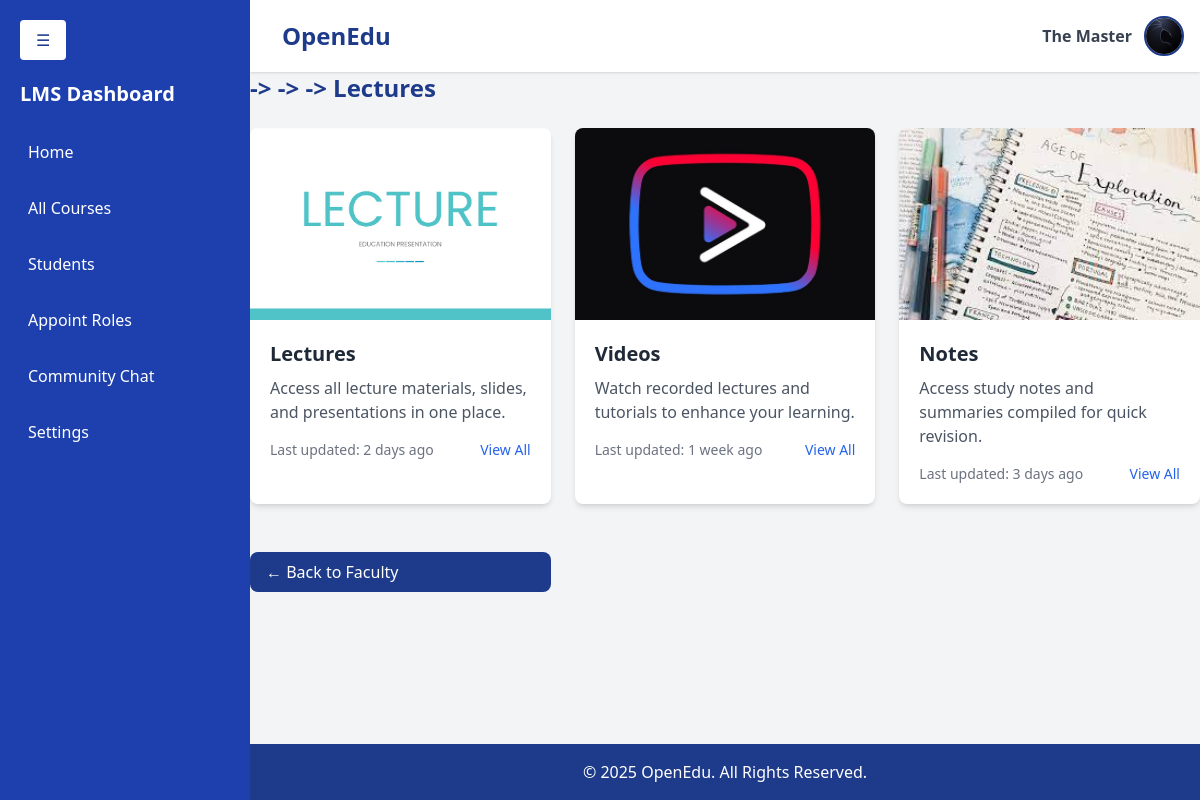
/lms/department=7/course=3/faculty=1 (signed in), run on the app's committed database.
### accounts/models.py (models this page shows, shortened)
class User(AbstractUser):
    contact = models.CharField(max_length=15, blank=True, null=True)
    profilepicture = models.ImageField(upload_to='images/profilepictures', blank=True, null=True,default='images/profilepictures/rafid1.jpg')
    role=models.TextField(default='user')
    course=models.IntegerField(default=-1)
    department=models.IntegerField(default=-1)
    groups = models.ManyToManyField(
        'auth.Group',
        related_name='custom_user_set',
        blank=True
    )
    user_permissions = models.ManyToManyField(
        'auth.Permission',
        related_name='custom_user_permissions_set',
        blank=True
    )

### lms/views.py (the view)
# urls.py: path('department=<int:dept_id>/course=<int:course_id>/faculty=<int:fac_id>',fac_lecs, name='fac_lecs'),
@login_required
def fac_lecs(request, dept_id, course_id,fac_id):
    context = {'department': dept_id, 'faculty': fac_id,'course':course_id,'MEDIA_URL':settings.MEDIA_URL}
    return render(request, 'lms/lectures.html', context)

### lms/templates/lms/lectures.html
{% extends 'dashboard.html' %} {% load static %} {% block content %}
<h2 class="text-2xl font-bold text-blue-900 mb-6">
  {{ department.name }} -> {{ course.course_name }} -> {{faculty.name}} ->
  Lectures
</h2>
<div
  class="grid grid-cols-1 md:grid-cols-2 lg:grid-cols-3 gap-6"
  style="overflow: auto"
>
  <div
    class="bg-white rounded-lg shadow-md overflow-hidden transition-transform duration-300 hover:shadow-lg hover:-translate-y-1 cursor-pointer"
    onclick="window.location.href='{% url 'lec_slides' department course faculty %}'"
  >
    <img
      src="{{ MEDIA_URL }}images\lectures\thubmnails\new1.jpg"
      alt="Lectures"
      class="w-full h-48 object-cover"
    />
    <div class="p-5 relative">
      <h3 class="text-xl font-semibold text-gray-800 mb-2">Lectures</h3>
      <p class="text-gray-600 mb-4">
        Access all lecture materials, slides, and presentations in one place.
      </p>
      <div class="flex justify-between items-center text-sm text-gray-500">
        <span>Last updated: 2 days ago</span>
        <button class="text-blue-600 hover:text-blue-800">View All</button>
      </div>
    </div>
  </div>
  <div
    class="bg-white rounded-lg shadow-md overflow-hidden transition-transform duration-300 hover:shadow-lg hover:-translate-y-1 cursor-pointer"
    onclick="window.location.href='{% url 'lec_videos' department course faculty %}'"
  >
    <img
      src="{{ MEDIA_URL }}images\lectures\thubmnails\new2.jpg"
      alt="Videos"
      class="w-full h-48 object-cover"
    />
    <div class="p-5 relative">
      <h3 class="text-xl font-semibold text-gray-800 mb-2">Videos</h3>
      <p class="text-gray-600 mb-4">
        Watch recorded lectures and tutorials to enhance your learning.
      </p>
      <div class="flex justify-between items-center text-sm text-gray-500">
        <span>Last updated: 1 week ago</span>
        <button class="text-blue-600 hover:text-blue-800">View All</button>
      </div>
    </div>
  </div>
  <div
    class="bg-white rounded-lg shadow-md overflow-hidden transition-transform duration-300 hover:shadow-lg hover:-translate-y-1 cursor-pointer"
    onclick="window.location.href='{% url 'lec_notes' department course faculty %}'"
  >
    <img
      src="{{ MEDIA_URL }}images\lectures\thubmnails\new3.jpg"
      alt="Notes"
      class="w-full h-48 object-cover"
    />
    <div class="p-5 relative">
      <h3 class="text-xl font-semibold text-gray-800 mb-2">Notes</h3>
      <p class="text-gray-600 mb-4">
        Access study notes and summaries compiled for quick revision.
      </p>
      <div class="flex justify-between items-center text-sm text-gray-500">
        <span>Last updated: 3 days ago</span>
        <button class="text-blue-600 hover:text-blue-800">View All</button>
      </div>
    </div>
  </div>
  <a
    href="{% url 'course_facs' dept_id=department course_id=course %}"
    class="mt-6 inline-block bg-blue-900 text-white px-4 py-2 rounded-lg hover:bg-blue-700"
  >
    ← Back to Faculty
  </a>
</div>
{% endblock %}

### home/templates/inc/header.html (shortened to what this page needs)
<header
  class="bg-white shadow p-4 flex justify-between items-center relative w-full top-0 right-0 4 z-10 sticky"
>
  <div class="flex items-center space-x-4">
    <h1 class="text-2xl font-bold text-blue-900">OpenEdu</h1>
  </div>
  <div class="flex items-center space-x-3 relative">
    <span class="text-gray-700 font-semibold">
      {{ request.user.first_name }} {{ request.user.last_name }}
    </span>
    <a
      href="javascript:void(0);"
      onclick="toggleDropdownProfile()"
      class="w-10 h-10"
    >
      <img
        src="{{ request.user.profilepicture.url }}"
        alt="Profile"
        class="w-10 h-10 rounded-full border-2 border-blue-900"
      />
    </a>
  </div>
</header>

### data on the page
User: user.first_name "The", user.last_name "Master", user.profilepicture (picture)
